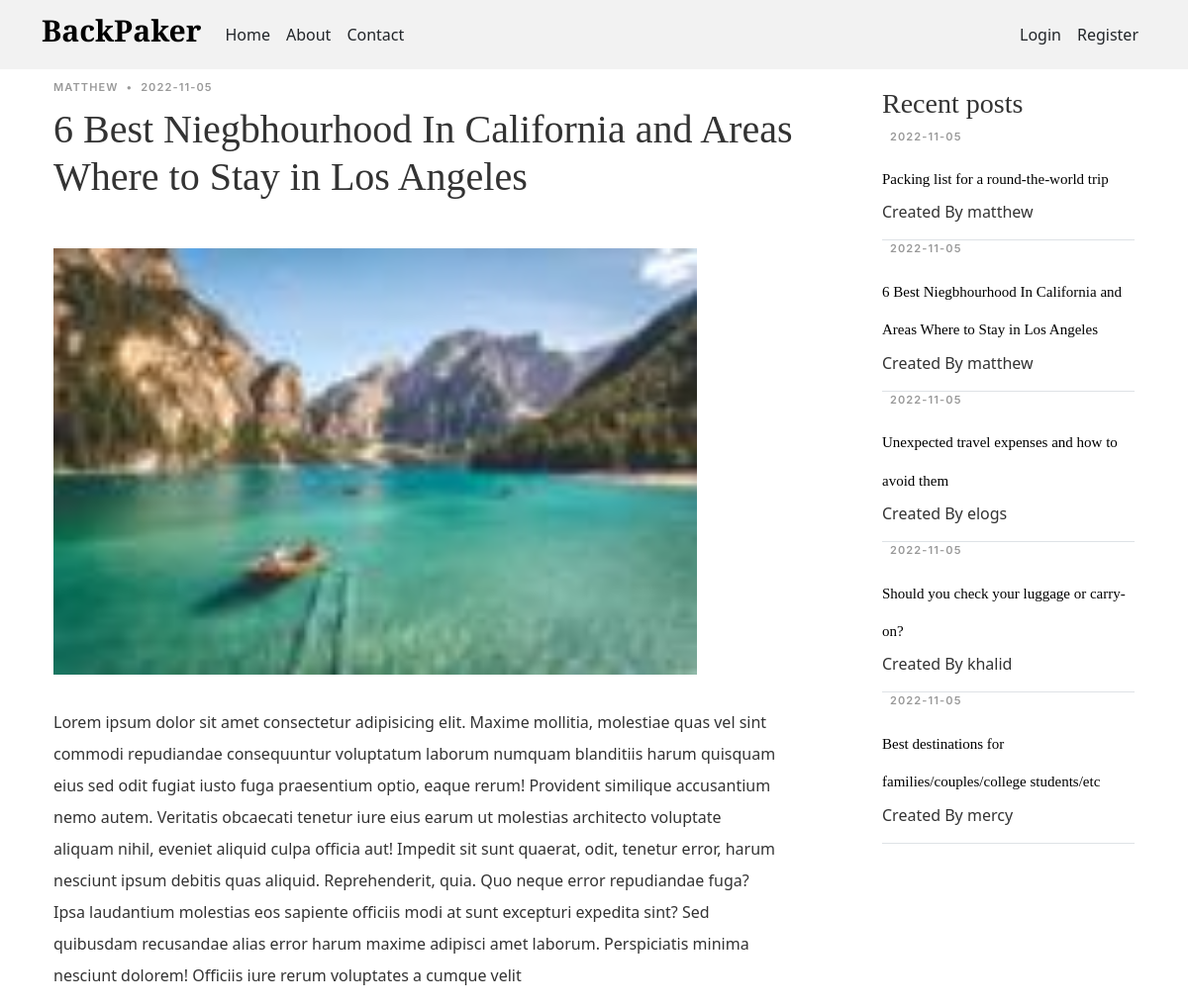
Screenshot of /post/8 with the database file from the repository.
### flaskblog/models.py (models this page shows, shortened)
class User(db.Model, UserMixin):
    id = db.Column(db.Integer, primary_key=True)
    username = db.Column(db.String(20), unique=True, nullable=False)
    email = db.Column(db.String(120), unique=True, nullable=False)
    profile_img = db.Column(db.String(20), nullable=False, default='default.jpg')
    password = db.Column(db.String(60), nullable=False)
    posts = db.relationship('Post', backref='author', lazy=True)
    with app.app_context():
      db.create_all()

class Post(db.Model):
    id = db.Column(db.Integer, primary_key=True)
    title = db.Column(db.String(100), nullable=False)
    date_posted = db.Column(db.DateTime, nullable=False, default=datetime.utcnow)
    content = db.Column(db.Text, nullable=False)
    user_id = db.Column(db.Integer, db.ForeignKey('user.id'), nullable=False)
    image_file = db.Column(db.String(20))
    with app.app_context():
         db.create_all()

### flaskblog/routes.py (the view)
@app.route("/post/<int:post_id>")
def post(post_id):
    posts =Post.query.all()
    post = Post.query.get_or_404(post_id)
    image_file = url_for('static', filename='uploads/' + post.image_file)
    return render_template('post.html', title=post.title, post=post, posts=posts, image_file=image_file )

### flaskblog/templates/post.html (shortened to what this page needs)
{% extends "layout.html" %}
{% block content %}
<section class="single-post-content">
    <div class="container">
        <div class="row mt-5">
            <div class="col-md-9 post-content" data-aos="fade-up">
                <div class="single-post">
                    <div class="post-meta"><span class="date">{{ post.author.username }}</span> <span
                            class="mx-1">&bullet;</span>
                        <span>{{ post.date_posted.strftime('%Y-%m-%d') }}</span>
                    </div>
                </div>
                <h1 class="mb-5">{{ post.title }}</h1>
                <img class="img_fluid" src="{{ image_file }}" alt="">
                <p class="article-content">{{ post.content }}</p>
            </div>
            <div class="col-md-3">
                <h3 class="mt-2">Recent posts</h3>
                {% for post in posts[1:6] %}
                <div class="aside-block">
                    <div class="tab-content">
                        <div class="post-entry-1 border-bottom">
                            <div class="post-meta">
                                <span>{{ post.date_posted.strftime('%Y-%m-%d') }}</span>
                            </div>
                            <h2 class="mb-2"><a href="/post/{{post.id}}">{{ post.title }}
                                </a>
                            </h2>
                            <span class="author mb-3 d-block">
                                <span>Created By</span> {{ post.author.username }}
                            </span>
                        </div>{% endfor %}
                    </div>
                </div>
            </div>
        </div>
    </div>
</section>
{% endblock content %}

### flaskblog/static/main.css (style rules this page uses)
body { background: white; color: #333333; margin-top: 5rem; }
a { color: var(--color-links); text-decoration: none; }
h1, h2, h3, h4, h5, h6 { font-family: var(--font-primary); }
p { font-family: var(--font-default); }
.article-content { line-height: 2; width: 90%; }
.post-meta { font-size: 11px; letter-spacing: 0.07rem; text-transform: uppercase; font-weight: 600; font-family: var(--font-secondary); color: rgba(var(--color-black-rgb), 0.4); margin-bottom: 10px; }
.post-entry-1 h2 a { color: var(--color-black); font-size: 15px; }
.aside-block { margin-bottom: 30px; }
.img_fluid { max-width: 100%; height: auto; width: 80%; margin-bottom: 2rem; }
:root { --cr2: #fff; --cr3: #000000da; --cr4: #000000a1; --cr5: #beb4b1; --fs1: 34px; --fs2: 24px; --fs3: 20px; --fs4: 16px; --fs5: 14px; }

### flaskblog/static/variables.css (style rules this page uses)
:root { --font-default: 'EB Garamond', system-ui, -apple-system, "Segoe UI", Roboto, "Helvetica Neue", Arial, "Noto Sans", "Liberation Sans", sans-serif, "Apple Color Emoji", "Segoe UI Emoji", "Segoe UI Symbol", "Noto Color Emoji"; --font-primary: 'EB Garamond', serif; --font-secondary: 'Inter', sans-serif; --color-default: #212529; --color-default-rgb: 33, 37, 41; --color-links: #212529; --color-links-hover: #15171a; --color-primary: #212529; --color-primary-light: #26282c; --color-primary-dark: #0b0c0e; --color-primary-rgb: 33, 37, 41; --color-primary-light-rgb: 38, 40, 44; --color-primary-dark-rgb: 11, 12, 14; --color-secondary: #596d80; --color-secondary-light: #8498aa; --color-secondary-dark: #404f5c; --color-secondary-rgb: 89, 109, 128; --color-secondary-light-rgb: 132, 152, 170; --color-secondary-dark-rgb: 64, 79, 92; --color-blue: #0d6efd; --color-blue-rgb: 13, 110, 253; --color-indigo: #6610f2; --color-indigo-rgb: 102, 16, 242; --color-purple: #6f42c1; --color-purple-rgb: 111, 66, 193; --color-pink: #f3268c; --color-pink-rgb: 243, 38, 140; --color-red: #df1529; --color-red-rgb: 223, 21, 4; --color-orange: #fd7e14; --color-orange-rgb: 253, 126, 20; --color-yellow: #ffc107; --color-yellow-rgb: 255, 193, 7; --color-green: #059652; --color-green-rgb: 5, 150, 82; --color-teal: #20c997; --color-teal-rgb: 32, 201, 151; --color-cyan: #0dcaf0; --color-cyan-rgb: 13, 202, 240; --color-white: #ffffff; --color-white-rgb: 255, 255, 255; --color-gray: #6c757d; --color-gray-rgb: 108, 117, 125; --color-black: #000000; --color-black-rgb: 0, 0, 0; }
:root { --bs-blue: var(--color-blue); --bs-indigo: var(--color-indigo); --bs-purple: var(--color-purple); --bs-pink: var(--color-pink); --bs-red: var(--color-red); --bs-orange: var(--color-orange); --bs-yellow: var(--color-yellow); --bs-green: var(--color-green); --bs-teal: var(--color-teal); --bs-cyan: var(--color-cyan); --bs-white: var(--color-white); --bs-gray: var(--color-gray); --bs-gray-dark: #343a40; --bs-gray-100: #f8f9fa; --bs-gray-200: #e9ecef; --bs-gray-300: #dee2e6; --bs-gray-400: #ced4da; --bs-gray-500: #adb5bd; --bs-gray-600: #6c757d; --bs-gray-700: #495057; --bs-gray-800: #343a40; --bs-gray-900: #212529; --bs-primary: var(--color-blue); --bs-secondary: var(--color-blue); --bs-success: #198754; --bs-info: #0dcaf0; --bs-warning: #ffc107; --bs-danger: #dc3545; --bs-light: #f8f9fa; --bs-dark: #212529; --bs-primary-rgb: var(--color-primary-rgb); --bs-secondary-rgb: var(--color-secondary-rgb); --bs-success-rgb: 25, 135, 84; --bs-info-rgb: 13, 202, 240; --bs-warning-rgb: 255, 193, 7; --bs-danger-rgb: 220, 53, 69; --bs-light-rgb: 248, 249, 250; --bs-dark-rgb: 33, 37, 41; --bs-white-rgb: var(--color-white-rgb); --bs-black-rgb: var(--color-black-rgb); --bs-body-color-rgb: var(--color-default-rgb); --bs-body-bg-rgb: 255, 255, 255; --bs-font-sans-serif: var(--font-default); --bs-font-monospace: SFMono-Regular, Menlo, Monaco, Consolas, "Liberation Mono", "Courier New", monospace; --bs-gradient: linear-gradient(180deg, rgba(255, 255, 255, 0.15), rgba(255, 255, 255, 0)); --bs-body-font-family: var(--font-default); --bs-body-font-size: 1rem; --bs-body-font-weight: 400; --bs-body-line-height: 1.5; --bs-body-color: var(--color-default); --bs-body-bg: #fff; }

### rows the page displays
User: author.username "MATTHEW"
Post: date_posted "2022-11-05", title "6 Best Niegbhourhood In California and Areas Where to Stay in Los Angeles", content "Lorem ipsum dolor sit amet consectetur adipisicing elit. Maxime mollitia, molestiae quas vel sint commodi repudiandae consequuntur voluptatum laborum numquam blanditiis harum quisquam eius sed odit fugiat iusto fuga praesentium optio, eaque rerum! Provident similique accusantium nemo autem. Veritatis obcaecati tenetur iure eius earum ut molestias architecto voluptate aliquam nihil, eveniet aliquid culpa officia aut! Impedit sit sunt quaerat, odit, tenetur error, harum nesciunt ipsum debitis quas aliquid. Reprehenderit, quia. Quo neque error repudiandae fuga? Ipsa laudantium molestias eos sapiente officiis modi at sunt excepturi expedita sint? Sed quibusdam recusandae alias error harum…", author.username "matthew"
Post: date_posted "2022-11-05", title "Packing list for a round-the-world trip", author.username "matthew"
Post: date_posted "2022-11-05", title "Unexpected travel expenses and how to avoid them", author.username "elogs"
Post: date_posted "2022-11-05", title "Should you check your luggage or carry-on?", author.username "khalid"
Post: date_posted "2022-11-05", title "Best destinations for families/couples/college students/etc", author.username "mercy"
